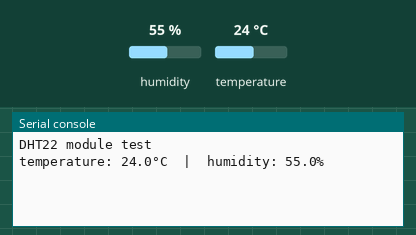
Recording of a program running on a simulated CircuitPython board. On the bench: the last lines printed to the serial console. The inputs (shaded band) are chosen by the test bench; at power-on: humidity 55 %, temperature 24 °C.

Above: at 1.2 s.
1.3 s: humidity set to 22 %
At 3.5 s:
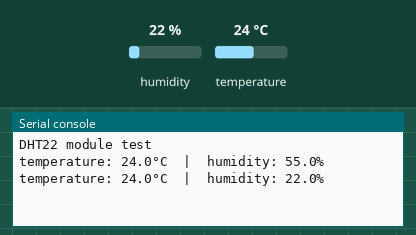
4.3 s: temperature set to 12 °C
At 5.9 s:
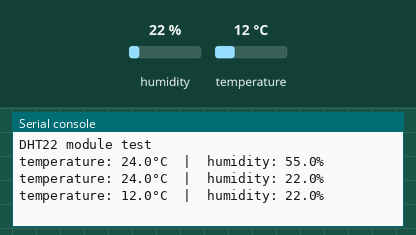
7.3 s: humidity set to 40 %
At 10.7 s:
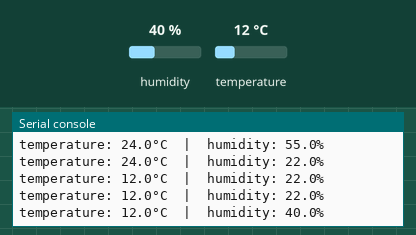
Timing chart, 0 to 12.2 s (numbered marks = the images above; inputs shaded):
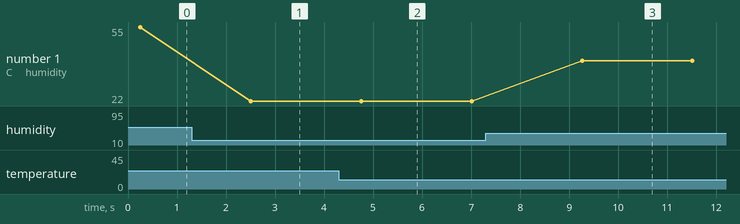

The program:

dht22.py
```python
"""
DHT22 module
GPIO 4 (Pin 7)
"""
import board
import adafruit_dht


class DHT22Sensor:
    def __init__(self, pin=board.D4):
        self.dht = adafruit_dht.DHT22(pin)

    def read(self):
        """
        measurement value: (temperature, humidity)
        fail (None, None)
        """
        try:
            return self.dht.temperature, self.dht.humidity
        except RuntimeError:
            return None, None
        except Exception as e:
            print(f"[DHT22] exception: {e}")
            return None, None

    def cleanup(self):
        try:
            self.dht.exit()
        except Exception:
            pass


# test code
if __name__ == "__main__":
    import time

    print("DHT22 module test")
    sensor = DHT22Sensor()

    try:
        while True:
            temp, hum = sensor.read()
            if temp is not None:
                print(f"temperature: {temp:.1f}°C  |  humidity: {hum:.1f}%")
            else:
                print("measurement failure (Retrying...)")
            time.sleep(2)
    except KeyboardInterrupt:
        sensor.cleanup()
        print("\n cleanup")
```

Measured:
- after the input at 1.3 s, the serial console: prints a new line after 1.2 s (image 1)
- after the input at 4.3 s, the serial console: prints a new line after 0.46 s (image 2)
- after the input at 7.3 s, the serial console: prints a new line after 2.0 s (image 3)
- plotted number 1: 22 → 40 after the input at 7.3 s
